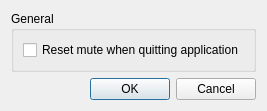
<?xml version="1.0" encoding="UTF-8"?>
<ui version="4.0">
 <class>SettingsDialog</class>
 <widget class="QDialog" name="SettingsDialog">
  <property name="windowModality">
   <enum>Qt::ApplicationModal</enum>
  </property>
  <property name="geometry">
   <rect>
    <x>0</x>
    <y>0</y>
    <width>400</width>
    <height>242</height>
   </rect>
  </property>
  <property name="sizePolicy">
   <sizepolicy hsizetype="Fixed" vsizetype="Fixed">
    <horstretch>0</horstretch>
    <verstretch>0</verstretch>
   </sizepolicy>
  </property>
  <property name="windowTitle">
   <string>Settings</string>
  </property>
  <property name="windowIcon">
   <iconset resource="../resources/resources.qrc">
    <normaloff>:/MuteExceptions/settings.png</normaloff>:/MuteExceptions/settings.png</iconset>
  </property>
  <layout class="QVBoxLayout" name="verticalLayout_2">
   <property name="sizeConstraint">
    <enum>QLayout::SetFixedSize</enum>
   </property>
   <item>
    <widget class="QGroupBox" name="generalBox">
     <property name="title">
      <string>General</string>
     </property>
     <property name="alignment">
      <set>Qt::AlignLeading|Qt::AlignLeft|Qt::AlignTop</set>
     </property>
     <property name="checkable">
      <bool>false</bool>
     </property>
     <layout class="QVBoxLayout" name="verticalLayout">
      <item>
       <widget class="QCheckBox" name="resetMuteCheckBox">
        <property name="text">
         <string>Reset mute when quitting application</string>
        </property>
       </widget>
      </item>
     </layout>
    </widget>
   </item>
   <item>
    <widget class="QDialogButtonBox" name="buttonBox">
     <property name="orientation">
      <enum>Qt::Horizontal</enum>
     </property>
     <property name="standardButtons">
      <set>QDialogButtonBox::Cancel|QDialogButtonBox::Ok</set>
     </property>
    </widget>
   </item>
  </layout>
 </widget>
 <resources>
  <include location="../resources/resources.qrc"/>
 </resources>
 <connections>
  <connection>
   <sender>buttonBox</sender>
   <signal>accepted()</signal>
   <receiver>SettingsDialog</receiver>
   <slot>accept()</slot>
   <hints>
    <hint type="sourcelabel">
     <x>248</x>
     <y>254</y>
    </hint>
    <hint type="destinationlabel">
     <x>157</x>
     <y>274</y>
    </hint>
   </hints>
  </connection>
  <connection>
   <sender>buttonBox</sender>
   <signal>rejected()</signal>
   <receiver>SettingsDialog</receiver>
   <slot>reject()</slot>
   <hints>
    <hint type="sourcelabel">
     <x>316</x>
     <y>260</y>
    </hint>
    <hint type="destinationlabel">
     <x>286</x>
     <y>274</y>
    </hint>
   </hints>
  </connection>
 </connections>
</ui>
